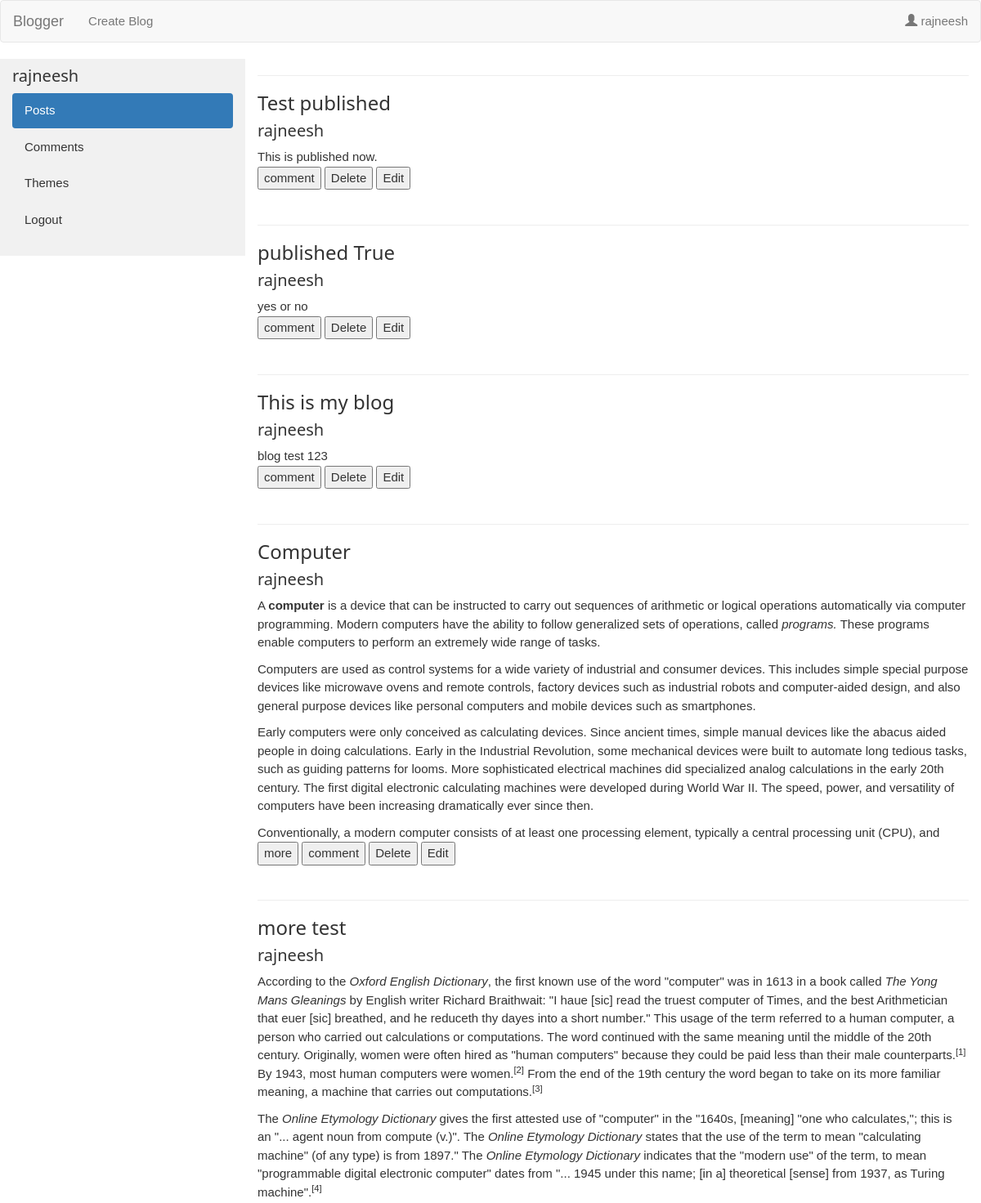
The page /admin (signed in, upper part) on the database as committed earlier.
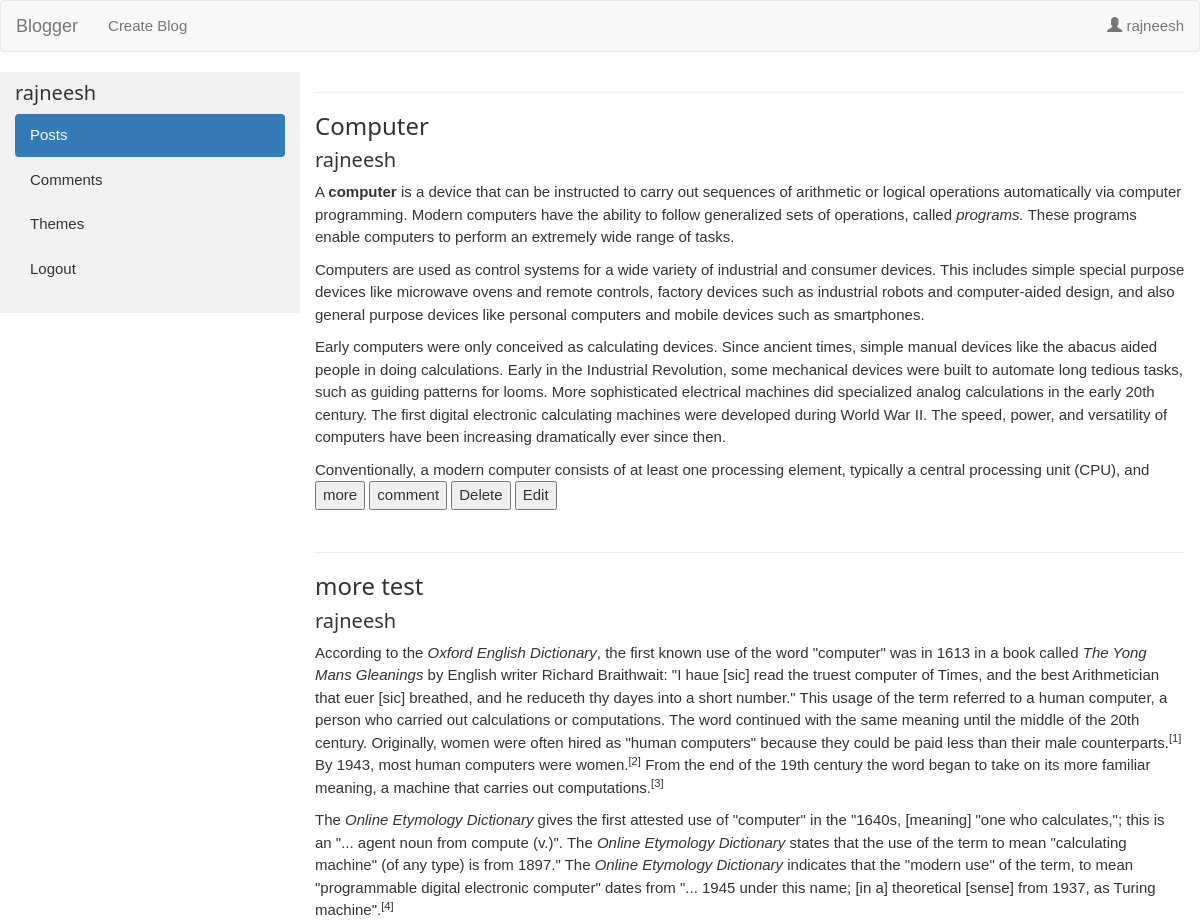
The same page on the database as committed later.
### tables this page shows
CREATE TABLE blog_detail (
    blog_id integer PRIMARY KEY AUTOINCREMENT,
    user_name text NOT NULL,
    title text NOT NULL,
    content text NOT NULL,
    date text NOT NULL,
    published BOOLEAN NOT NULL,
    FOREIGN KEY (user_name) 
    REFERENCES user_details (username));

### app/__init__.py (the view)
@app.route('/admin')
def admin():
   if 'username' in session:
       blogs_sent = dbHandler.retrieveBlogs(session['username'])
       return render_template("admin.html", logged_in = True,  username=session['username'], blogs=blogs_sent)
   else:
       return login()

### app/models.py (called while the page is built)
def retrieveBlogs(user=None):
  try:
    with sql.connect("database.db") as con:
      print "-------------------------------inside Retrieve blogs------------------------------------------------"
      con.row_factory = sql.Row
      cur = con.cursor()
      if user!=None:
        print "======================Value of user=============================" + user
        cur.execute("select * from blog_detail ORDER BY date")
        print "Query successfully executed-----------------------------------------"
        rows = cur.fetchall()
        print "tag"
        users=[]
        for row in rows:
          if row['user_name']==user:
            users.append(row)
        return users
  except:
    print "Connection Error"
    return([],"connection Fault")

### app/templates/admin.html (shortened to what this page needs)
{%extends 'base.html' %}
{% block nav_left %}
  {%if logged_in %}
    <li><a href="/editor"> Create Blog</a></li>
  {%endif%}
{% endblock %}
{% block nav_right %}
    {%if logged_in %}
      <li><a href="/admin"><span class="glyphicon glyphicon-user"></span> {{username}}</a></li>
    {%endif%}
{% endblock %}
{%block content%}
{%if logged_in%}
<div class="container-fluid">
  <div class="row content">
    <div class="col-sm-3 sidenav">
      <h4>{{ username }}</h4>
      <ul class="nav nav-pills nav-stacked">
        <li class="active"><a href="#section1">Posts</a></li>
        <li><a href="/comment_modes">Comments</a></li>
        <li><a href="/themes">Themes</a></li>
        <li><a href="/logout">Logout</a></li>
      </ul><br>
    </div>
    <div class="col-sm-9">
      {% for post in blogs %}
      <div id="blog{{post.blog_id}}">
      <hr>
      <h3>{{ post.title }}</h3>
      <h4>{{ post.user_name }}</h4>
      <div id='blog1{{post.blog_id}}' style="display:block;max-height:300px; overflow: hidden;">{{ post.content | safe }}</div>
  <button id='comment' onclick="{var div =document.getElementById('comment{{post.blog_id}}');if(div.style.display=='none'){div.style.display='block';get_comment('{{post.blog_id}}')}else{div.style.display='none'}}">comment</button>
  <button id="delete{{post.blog_id}}" name="delete{{post.blog_id}}" onclick="del_blog('{{post.blog_id}}')" >Delete</button>
  <button id="edit{{post.blog_id}}" name="edit{{post.blog_id}}" onclick="edit_blog('{{post.blog_id}}')" >Edit</button>
      <br><br>
    </div>
    {% endfor %}
      </div>
  </div>
</div>
{%endif%}
{% endblock %}

Rows that differ between the two databases and show on the page:
removed blog_detail: title "Test published", user_name "rajneesh", content "This is published now."
removed blog_detail: title "published True", user_name "rajneesh", content "yes or no"
removed blog_detail: title "This is my blog", user_name "rajneesh", content "blog test 123"
